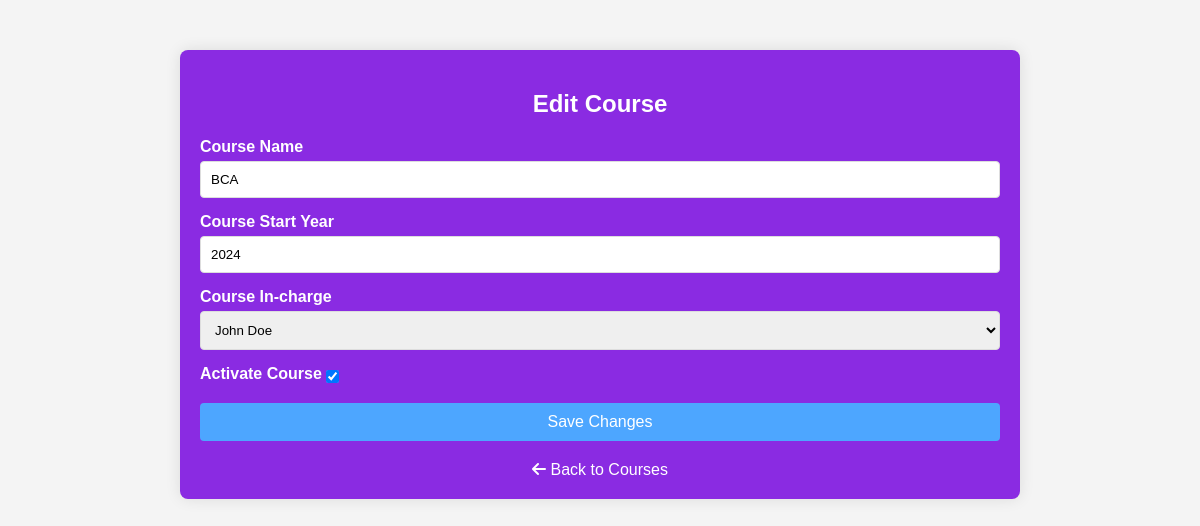
Screenshot of /Admin/edit_course.php?course_id=1&teacher_id=1 with the database file from the repository.
### tables this page shows
CREATE TABLE `tblcourse` (
  `course_id` int(11) NOT NULL,
  `course_name` varchar(30) NOT NULL,
  `course_start` year(4) NOT NULL
);

CREATE TABLE `tblcourseincharge` (
  `course_id` int(11) NOT NULL,
  `tea_id` int(11) NOT NULL,
  `isActive` int(1) NOT NULL
);

### Admin/edit_course.php (the view, shortened to what this page needs)
<?php
include('../includes/dbcon.php');
if (isset($_GET['course_id'])) {
    $course_id = $_GET['course_id'];
    $course_query = "SELECT c.course_name, c.course_start, ci.tea_id, ci.isActive
                     FROM tblcourse AS c
                     LEFT JOIN tblcourseincharge AS ci ON c.course_id = ci.course_id
                     WHERE c.course_id = '$course_id'";
    $course_result = $conn->query($course_query);
    $course = $course_result->fetch_assoc();
    $teachers_result = $conn->query("SELECT tea_id, CONCAT(tea_firstName, ' ', tea_lastName) as teacher_name FROM tblteachers");
} else {
    die("Invalid course ID.");
}
?>
<!DOCTYPE html>
<html lang="en">
<head>
    <link rel="stylesheet" href="https://cdnjs.cloudflare.com/ajax/libs/font-awesome/6.0.0-beta3/css/all.min.css">
</head>
<body>
    <div class="container">
        <h2>Edit Course</h2>
        <form method="POST" action="edit_course.php?course_id=<?= $course_id ?>">
            <div class="form-group">
                <label for="course_name">Course Name</label>
                <input type="text" name="course_name" value="<?= htmlspecialchars($course['course_name']) ?>" required>
            </div>
            <div class="form-group">
                <label for="course_start">Course Start Year</label>
                <input type="number" name="course_start" value="<?= htmlspecialchars($course['course_start']) ?>" required min="2000" max="2100">
            </div>
            <div class="form-group">
                <label for="teacher_id">Course In-charge</label>
                <select name="teacher_id" required>
                    <?php while ($row = $teachers_result->fetch_assoc()): ?>
                        <option value="<?= $row['tea_id'] ?>" <?= $row['tea_id'] == $course['tea_id'] ? 'selected' : '' ?>>
                            <?= $row['teacher_name'] ?>
                        </option>
                    <?php endwhile; ?>
                </select>
            </div>
            <div class="form-group checkbox-container">
                <label for="is_active">Activate Course</label>
                <input type="checkbox" name="is_active" value="1" <?= $course['isActive'] ? 'checked' : '' ?>>
            </div>
            <button type="submit" class="submit-btn" name="edit_course">Save Changes</button>
        </form>
        <div class="back-link">
            <a href="../Admin/index.php?page=courses.php"><i class="fas fa-arrow-left"></i> Back to Courses</a>
        </div>
    </div>
</body>
</html>

### Admin/edit_course.php (style rules this page uses)
body { font-family: 'Arial', sans-serif; background-color: #f4f4f4; margin: 0; padding: 0; }
.container { max-width: 800px; margin: 50px auto; padding: 20px; background-color: #8A2BE2; border-radius: 8px; box-shadow: 0 0 15px rgba(0, 0, 0, 0.1); color: white; }
h2 { text-align: center; margin-bottom: 20px; color: #fff; }
.form-group { margin-bottom: 15px; }
label { font-weight: bold; margin-bottom: 5px; display: block; color: #fff; }
input[type="text"], input[type="number"], select { width: 100%; padding: 10px; border: 1px solid #ddd; border-radius: 4px; box-sizing: border-box; transition: border-color 0.3s; }
.checkbox-container { display: flex; align-items: center; }
.checkbox-container input { width: auto; margin-right: 10px; }
.submit-btn { background-color: #4da6ff; color: #fff; padding: 10px 15px; border: none; border-radius: 4px; cursor: pointer; width: 100%; font-size: 16px; transition: background-color 0.3s, transform 0.2s; }
.back-link { text-align: center; margin-top: 20px; }
.back-link a { color: #fff; text-decoration: none; }

### rows the page displays
tblcourse: course_name "BCA", course_start "2024"
tblcourseincharge: teacher_id "John Doe", isActive "☑"
